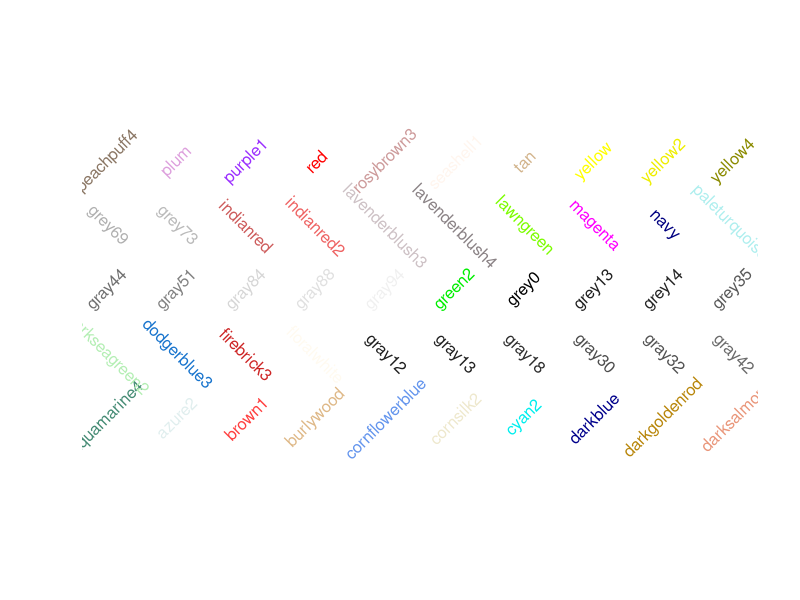

Recreate this plot in R.
set.seed(3)
colorNames <- sort(sample(colors(), size = 50))
plot(seq(1, 10, 1), rep(5, 10), ylim = c(0, 6), xlab = "", ylab = "",
     axes = FALSE, type = "n")
for (i in 1:5){
  index <- seq(1, 10, 1) + (i-1) * 10
  angle <- (-1)^(i+1) * 45
  text(seq(1, 10, 1), i, colorNames[index], col = colorNames[index],
       srt = angle)
}
